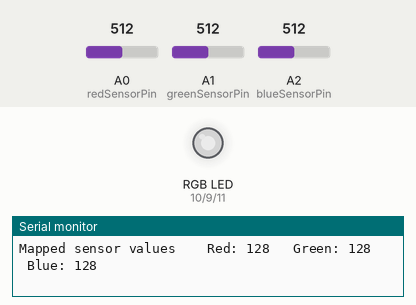
The sketch below on a simulated Arduino Uno, built with avr-gcc and run on an emulated ATmega328P. Shown: an RGB LED mixed from three pins (HIGH = lit), the last lines printed to the serial monitor. The inputs (shaded band) are chosen by the test bench; at power-on: A0 (redSensorPin) = 512, A1 (greenSensorPin) = 512, A2 (blueSensorPin) = 512. Dim RGB values are drawn brighter than linear.

Above: at 1.3 s.
1.4 s: A0 (redSensorPin) set to 716
At 2.9 s:
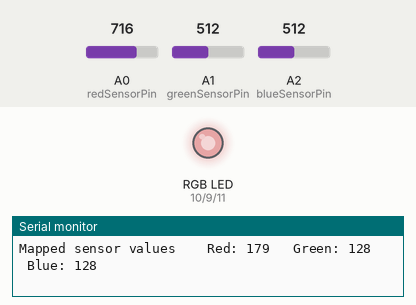
3.2 s: A1 (greenSensorPin) set to 716
At 4.1 s:
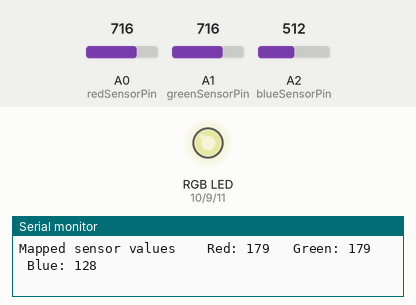
4.8 s: A2 (blueSensorPin) set to 716
At 6.2 s:
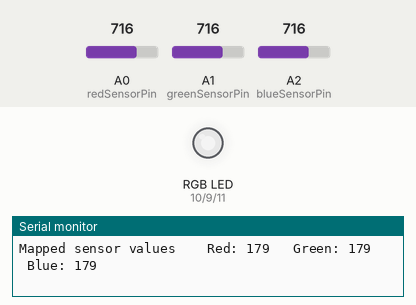
6.5 s: A0 (redSensorPin) set to 900
At 7.5 s:
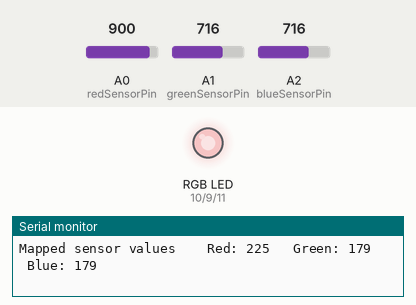
8.2 s: A1 (greenSensorPin) set to 900
At 8.6 s:
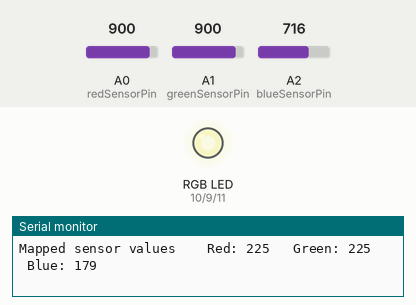
9.8 s: A2 (blueSensorPin) set to 900
At 10.9 s:
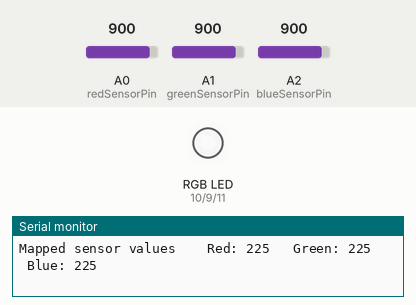
Timing chart, 0 to 12.5 s (numbered marks = the images above; inputs shaded):
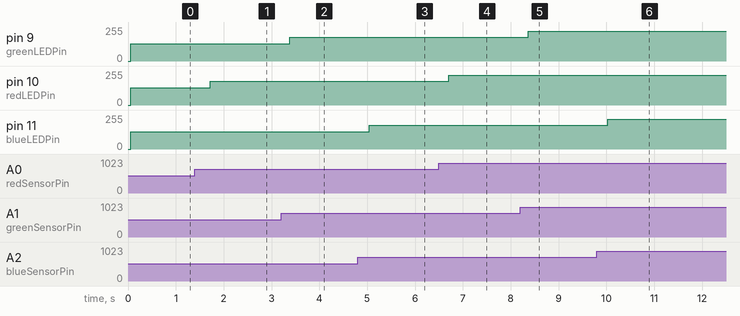

Measured:
- after the input at 1.4 s, pin 10 (redLEDPin): 128/255 → 179/255 after 0.32 s
- after the input at 3.2 s, pin 9 (greenLEDPin): 128/255 → 179/255 after 0.18 s
- after the input at 4.8 s, pin 11 (blueLEDPin): 128/255 → 179/255 after 0.24 s
- after the input at 6.5 s, pin 10 (redLEDPin): 179/255 → 225/255 after 0.20 s
- after the input at 8.2 s, pin 9 (greenLEDPin): 179/255 → 225/255 after 0.17 s
- after the input at 9.8 s, pin 11 (blueLEDPin): 179/255 → 225/255 after 0.23 s

The sketch:

project4.ino
```cpp
// konstanter som inte kan ändra värde
// digital output pin nummer som LED kopplas till
const int greenLEDPin = 9;
const int redLEDPin = 10; // fel nummer i boken
const int blueLEDPin = 11; // fel nummer i boken

// analog input pin som fotoresistorerna kopplas till
const int redSensorPin = A0;
const int greenSensorPin = A1;
const int blueSensorPin = A2;

// variabler för färgvärden till LED
// 0 inget ljus, 255 fullt ljus
int redLEDValue = 0;
int greenLEDValue = 0;
int blueLEDValue = 0;
// variabler för avlästa värden från de tre
// fotoresistorerna
int redSensorValue = 0;
int greenSensorValue = 0;
int blueSensorValue = 0;

// koden körs en gång vid uppstart
void setup() {
  Serial.begin(9600);

  pinMode(greenLEDPin, OUTPUT);
  pinMode(redLEDPin, OUTPUT);
  pinMode(blueLEDPin, OUTPUT);
}

// koden i loop upprepas om och om igen
void loop() {
  // avläs värden på pinnarna som kopplts till fotoresistorer
  // analoga värden omvandlas till digitala: 0 - 1023
  redSensorValue = analogRead(redSensorPin);
  // vänta så att analog- till digital-omvandlaren (ADC)
  // blir klar med beräkningen
  delay(5);
  greenSensorValue = analogRead(greenSensorPin);
  delay(5);
  blueSensorValue = analogRead(blueSensorPin);

  // skicka värden för utskrift på datorns skärm
  Serial.print("Raw sensor values \t Red: ");
  Serial.print(redSensorValue);
  Serial.print("\t Green: ");
  Serial.print(greenSensorValue);
  Serial.print("\t Blue: ");
  Serial.print(blueSensorValue);
  // ny rad
  Serial.print("\n");

  // beräkna värden till LED
  // 0 - 1023 mappas till intervallet 0 - 255
  redLEDValue = redSensorValue / 4;
  greenLEDValue = greenSensorValue / 4;
  blueLEDValue = blueSensorValue / 4;

  // skicka beräknade värden för utskrift på datorns skärm
  Serial.print("Mapped sensor values \t Red: ");
  Serial.print(redLEDValue);
  Serial.print("\t Green: ");
  Serial.print(greenLEDValue);
  Serial.print("\t Blue: ");
  Serial.print(blueLEDValue);
  // ny rad
  Serial.print("\n");

  // skicka beräknade värden till LED
  analogWrite(redLEDPin, redLEDValue);
  analogWrite(greenLEDPin, greenLEDValue);
  analogWrite(blueLEDPin, blueLEDValue);

  // paus för att mängden utskrifter ska begränsas
  // gör att det blir lättare att läsa
  delay(500);
}
```
